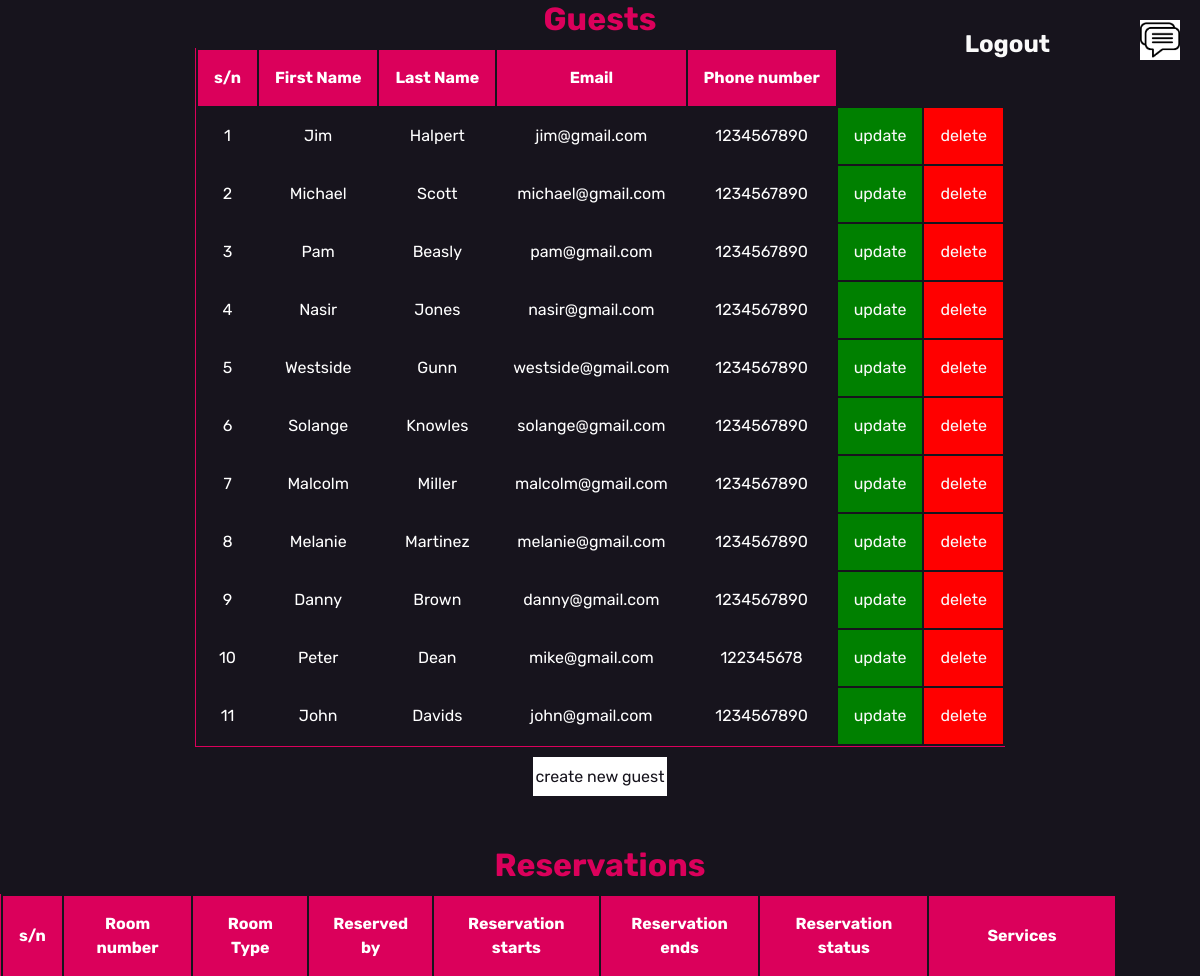
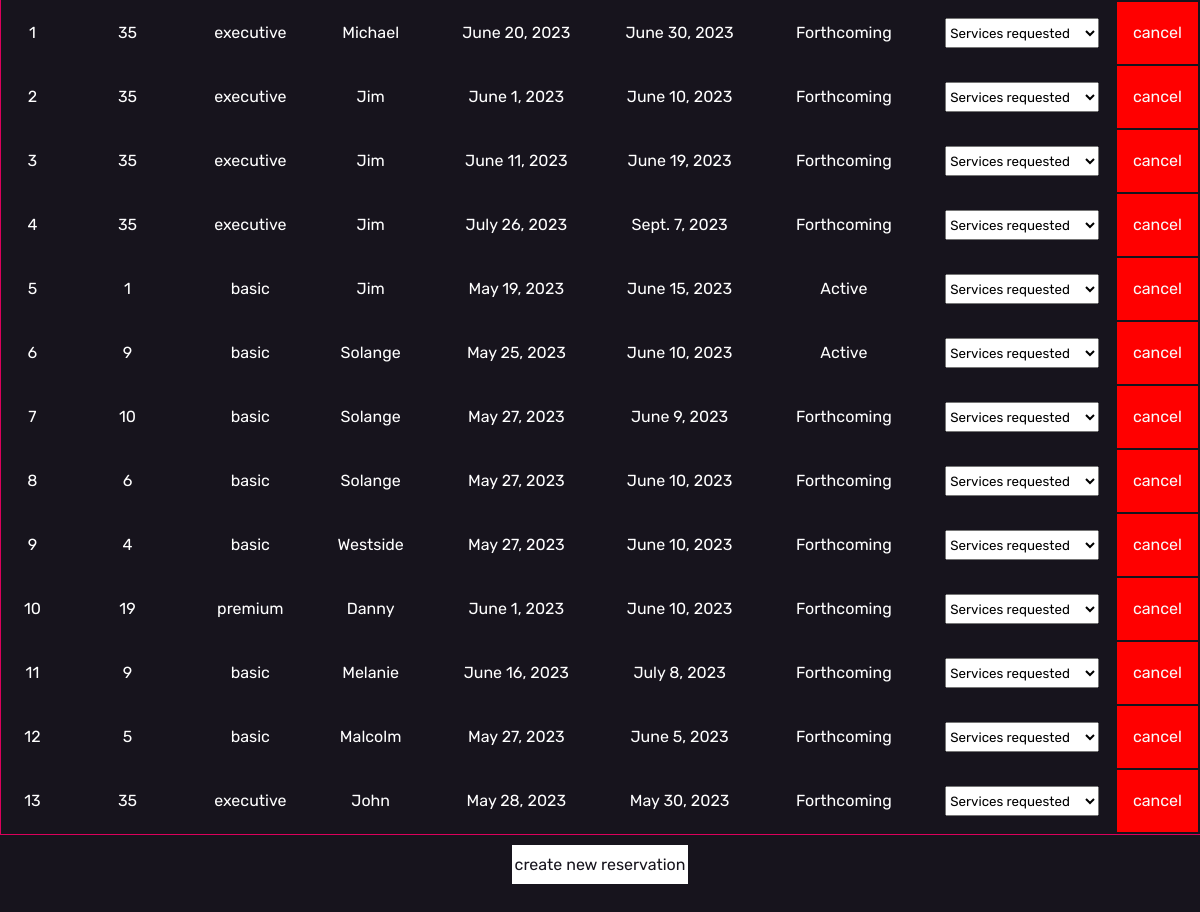
/admindashboard/?admin_id=1, run on the app's committed database (2 pictures, top to bottom).
### regora_app/models.py (models this page shows, shortened)
class Guest(AbstractBaseUser, PermissionsMixin):
    username = models.CharField(max_length=150, unique=True, default='default_username')
    first_name = models.CharField(max_length=20, null=False)
    last_name = models.CharField(max_length=20, null=False)
    email = models.EmailField(max_length=50, unique=True, null=False)
    date_created = models.DateTimeField(auto_now_add=True)
    phone_number = models.CharField(max_length=11, null=False)
    is_active = models.BooleanField(default=True)
    is_staff = models.BooleanField(default=False)
    USERNAME_FIELD = 'username'
    REQUIRED_FIELDS = ['email', 'first_name', 'last_name', 'phone_number']
    objects = GuestManager()
    class Meta:
        verbose_name = 'Guest'
        verbose_name_plural = 'Guests'

class Reservation(models.Model):
    guest= models.ForeignKey(Guest, null=True, on_delete= models.SET_NULL)
    room= models.ForeignKey(Room, null=True, on_delete= models.SET_NULL)
    services = models.ManyToManyField(Service)
    date_booked = models.DateTimeField(auto_now_add=True)
    begin_date = models.DateField()
    end_date = models.DateField()
    pickup_time = models.TimeField(default="None", max_length=20, null=True, blank=True)
    dropoff_time = models.TimeField(default="nothing", max_length=20, null=True, blank=True)
    def get_status(self):
        current_date = timezone.now().date()
        if current_date < self.begin_date:
            return "Forthcoming"
        elif self.begin_date <= current_date <= self.end_date:
            return "Active"
        else:
            return "Expired"

class Room(models.Model):
    ROOM_CHOICES = [(i, f"Room{i}") for i in range(1, 52)]
    room_number = models.IntegerField(choices=ROOM_CHOICES, unique=True)
    is_available = models.BooleanField(default=True)
    def getType(self):
        if self.room_number <= 17:
            return "basic"
        elif 17 < self.room_number <= 34:
            return "premium"
        else:
            return "executive"

### regora_app/views.py (the view)
# urls.py: path('admindashboard/', views.adminDashboard, name="admindashboard"),
def adminDashboard(request):
    admin_id = request.GET.get('admin_id')
    admin = Guest.objects.get(id=admin_id)
    return render(request, "admindashboard.html", {
            'admin': admin,
            'guests': Guest.objects.filter(is_staff=False),
            'reservations': Reservation.objects.all(),
            'rooms': Room.objects.all(),
            'messages': Message.objects.all().order_by("-date_time_sent"),
        }
    )

### templates/admindashboard.html (shortened to what this page needs)
{% load static %}
<html lang="en">
<head>
    <link rel="stylesheet" href="{% static 'css/admindashboard.css' %}">
</head>
<body>
  <img id="burger" width="40" height="40" src="{% static 'images/message_icon.png' %}" alt="">
  <a href="../" class="logo">
    <h2 class="logout">Logout</h2>
  </a>
    <div class="wrapper">
      <h1 style="margin-bottom: 10px;">Guests</h1>
      <table class="guests_table">
          <thead>
            <tr>
              <th scope="col">s/n</th>
              <th scope="col">First Name</th>
              <th scope="col">Last Name</th>
              <th scope="col">Email</th>
              <th scope="col">Phone number</th>
            </tr>
          </thead>
          <tbody>
            {% for guest in guests %}
              <tr>
                <td>{{ forloop.counter }}</td>
                <td>{{ guest.first_name }}</td>
                <td>{{ guest.last_name }}</td>
                <td>{{ guest.email }}</td>
                <td>{{ guest.phone_number }}</td>
                <td style="background-color: green;"><a style="text-decoration: none;" href="./adminupdateguest/?admin_id={{admin.id}}&guest_id={{guest.id}}">update</a></td>
                <td style="background-color: red; cursor: pointer;"><a style="text-decoration: none;" href="./admindeleteguest/?admin_id={{admin.id}}&guest_id={{guest.id}}">delete</a></td>
              </tr>
            {% endfor %}
          </tbody>
        </table>
        <a style="margin-top: 10px; padding: 10px 3px; text-decoration: none; background-color: white; color: #17141d; margin-bottom: 50px;" href="./admincreateguest/?admin_id={{ admin.id }}">create new guest</a>
      <h1  style="margin-bottom: 10px;">Reservations</h1>
      <table class="reservations-table">
          <thead>
            <tr>
              <th scope="col">s/n</th>
              <th scope="col">Room number</th>
              <th scope="col">Room Type</th>
              <th scope="col">Reserved by</th>
              <th scope="col">Reservation starts</th>
              <th scope="col">Reservation ends</th>
              <th scope="col">Reservation status</th>
              <th scope="col">Services</th>
            </tr>
          </thead>
          <tbody>
            {% for reservation in reservations %}
              <tr>
                <td>{{ forloop.counter }}</td>
                <td>{{ reservation.room.room_number }}</td>
                <td>{{ reservation.room.getType }}</td>
                <td>{{ reservation.guest.first_name }}</td>
                <td>{{ reservation.begin_date }}</td>
                <td>{{ reservation.end_date }}</td>
                <td>{{ reservation.get_status }}</td>
                <td>
                    <select style="width: 100%; height: 30px;">
                        <option value="">Services requested</option>
                  </select>
              </td>
                <td style="background-color: red;"><a style="text-decoration: none;" href="./admindeletereservation/?admin_id={{ admin.id }}&reservation_id={{reservation.id}}">cancel</a></td>
              </tr>
            {% endfor %}
          </tbody>
        </table>
        <a style="margin-top: 10px; padding: 10px 3px; text-decoration: none; background-color: white; color: #17141d; margin-bottom: 50px;" href="./admincreatereservation/?admin_id={{ admin.id }}">create new reservation</a>
    </div>
</body>
</html>

### static/css/admindashboard.css (style rules this page uses)
:root { --reddish: #B70404; --pinkish: #DB005B; --orangish: #F79327; --yellowish: #FFE569; }
.logout { position: absolute; top: 30px; right: 150px; }
*, html { box-sizing: border-box; margin: 0; padding: 0; font-family: Rubik; }
body { background-color: #17141d; }
#burger { position: absolute; top: 20px; right: 20px; z-index: 1000; cursor: pointer; transition: 0.3s linear; }
h1 { margin-bottom: 3rem; color: var(--pinkish); }
a { color: #fafafa; transition: 0.3s linear; }
caption, th, td { padding: 1rem; text-align: left; text-align: center; line-height: 1.5; color: white; }
table { border-left: 1px solid var(--pinkish); border-bottom: 1px solid var(--pinkish); }
thead { background-color: var(--pinkish); color: white; }
.wrapper { display: flex; justify-content: center; align-items: center; flex-direction: column; }

### data on the page
Guest: first_name "Jim", last_name "Halpert", email "jim@gmail.com", phone_number "1234567890"
Guest: first_name "Michael", last_name "Scott", email "michael@gmail.com", phone_number "1234567890"
Guest: first_name "Pam", last_name "Beasly", email "pam@gmail.com", phone_number "1234567890"
Guest: first_name "Nasir", last_name "Jones", email "nasir@gmail.com", phone_number "1234567890"
Guest: first_name "Westside", last_name "Gunn", email "westside@gmail.com", phone_number "1234567890"
Guest: first_name "Solange", last_name "Knowles", email "solange@gmail.com", phone_number "1234567890"
Guest: first_name "Malcolm", last_name "Miller", email "malcolm@gmail.com", phone_number "1234567890"
Guest: first_name "Melanie", last_name "Martinez", email "melanie@gmail.com", phone_number "1234567890"
Guest: first_name "Danny", last_name "Brown", email "danny@gmail.com", phone_number "1234567890"
Guest: first_name "Peter", last_name "Dean", email "mike@gmail.com", phone_number "122345678"
Guest: first_name "John", last_name "Davids", email "john@gmail.com", phone_number "1234567890"
Reservation: room.room_number "35", room.getType "executive", guest.first_name "Michael", begin_date "June 20, 2023", end_date "June 30, 2023", get_status "Forthcoming"
Reservation: room.room_number "35", room.getType "executive", guest.first_name "Jim", begin_date "June 1, 2023", end_date "June 10, 2023", get_status "Forthcoming"
Reservation: room.room_number "35", room.getType "executive", guest.first_name "Jim", begin_date "June 11, 2023", end_date "June 19, 2023", get_status "Forthcoming"
Reservation: room.room_number "35", room.getType "executive", guest.first_name "Jim", begin_date "July 26, 2023", end_date "Sept. 7, 2023", get_status "Forthcoming"
Reservation: room.room_number "1", room.getType "basic", guest.first_name "Jim", begin_date "May 19, 2023", end_date "June 15, 2023", get_status "Active"
Reservation: room.room_number "9", room.getType "basic", guest.first_name "Solange", begin_date "May 25, 2023", end_date "June 10, 2023", get_status "Active"
Reservation: room.room_number "10", room.getType "basic", guest.first_name "Solange", begin_date "May 27, 2023", end_date "June 9, 2023", get_status "Forthcoming"
Reservation: room.room_number "6", room.getType "basic", guest.first_name "Solange", begin_date "May 27, 2023", end_date "June 10, 2023", get_status "Forthcoming"
Reservation: room.room_number "4", room.getType "basic", guest.first_name "Westside", begin_date "May 27, 2023", end_date "June 10, 2023", get_status "Forthcoming"
Reservation: room.room_number "19", room.getType "premium", guest.first_name "Danny", begin_date "June 1, 2023", end_date "June 10, 2023", get_status "Forthcoming"
Reservation: room.room_number "9", room.getType "basic", guest.first_name "Melanie", begin_date "June 16, 2023", end_date "July 8, 2023", get_status "Forthcoming"
Reservation: room.room_number "5", room.getType "basic", guest.first_name "Malcolm", begin_date "May 27, 2023", end_date "June 5, 2023", get_status "Forthcoming"
Reservation: room.room_number "35", room.getType "executive", guest.first_name "John", begin_date "May 28, 2023", end_date "May 30, 2023", get_status "Forthcoming"
